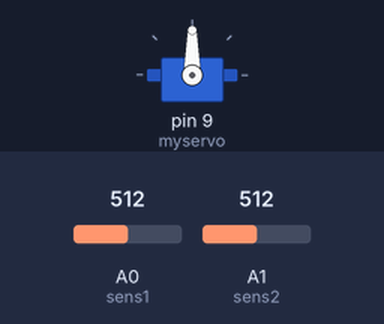
The sketch below on a simulated Arduino Uno, built with avr-gcc and run on an emulated ATmega328P. Shown: servo. The inputs (shaded band) are chosen by the test bench; at power-on: A0 (sens1) = 512, A1 (sens2) = 512.

Above: at 3.2 s.
3.3 s: A0 (sens1) set to 525
At 3.87 s:
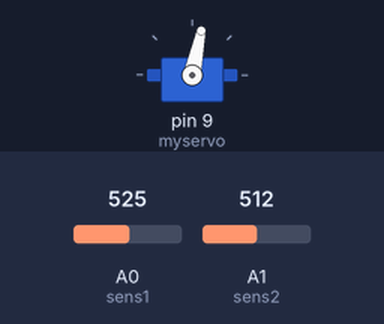
6.3 s: A1 (sens2) set to 523
At 6.3 s:
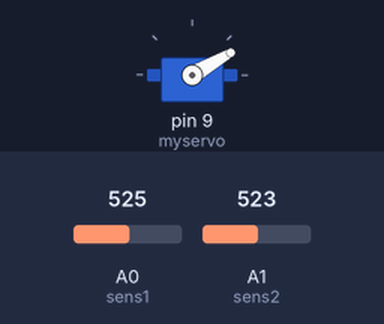
7.8 s: A1 (sens2) set to 511
At 10.2 s:
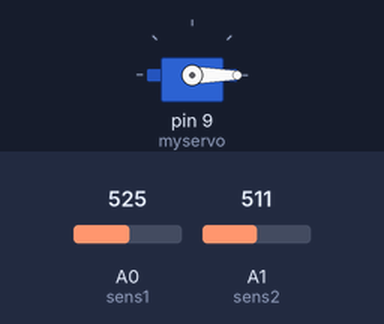
10.8 s: A1 (sens2) set to 716
At 12.87 s:
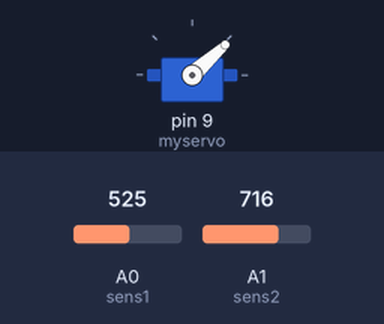
13.8 s: A1 (sens2) set to 306
Timing chart, 0 to 17.8 s (numbered marks = the images above; inputs shaded):
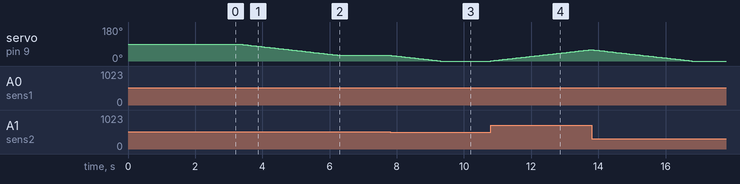

Measured:
- the behaviour switches between 514 and 515 on A0 (sens1) (found by bisection; images 0 and 1)
- the behaviour switches between 522 and 523 on A1 (sens2) (found by bisection; images 1 and 2)
- after the input at 3.3 s, servo on pin 9 (myservo): moves from 90° to 30° over 3.0 s, starting at once
- after the input at 6.3 s, servo on pin 9 (myservo): stays 30° (without the input it goes to 29° after 0.03 s)
- after the input at 7.8 s, servo on pin 9 (myservo): moves from 30° to 0° over 1.5 s, starting at once
- after the input at 10.8 s, servo on pin 9 (myservo): moves from 0° to 60° over 3.0 s, starting at once

The sketch:

Arduino_Solar_Tracker_with_ServoMotor.ino
```cpp
    #include <Servo.h>

    Servo myservo;
    int pos = 90;   // initial position
    int sens1 = A0; // LRD 1 pin
    int sens2 = A1; //LDR 2 pin
    int tolerance = 2;

    void setup()
    {
      myservo.attach(9);  // attaches the servo on pin 9 to the servo object
      pinMode(sens1, INPUT);
      pinMode(sens2, INPUT);
      myservo.write(pos);
      delay(2000); // a 2 seconds delay while we position the solar panel
    }

    void loop()
    {
      int val1 = analogRead(sens1); // read the value of sensor 1
      int val2 = analogRead(sens2); // read the value of sensor 2

      if((abs(val1 - val2) <= tolerance) || (abs(val2 - val1) <= tolerance)) {
        //do nothing if the difference between values is within the tolerance limit
      } else {
        if(val1 > val2)
        {
          pos = --pos;
        }
        if(val1 < val2)
        {
          pos = ++pos;
        }
      }

      if(pos > 180) { pos = 180; } // reset to 180 if it goes higher
      if(pos < 0) { pos = 0; } // reset to 0 if it goes lower

      myservo.write(pos); // write the position to servo
      delay(50);
    }
```
